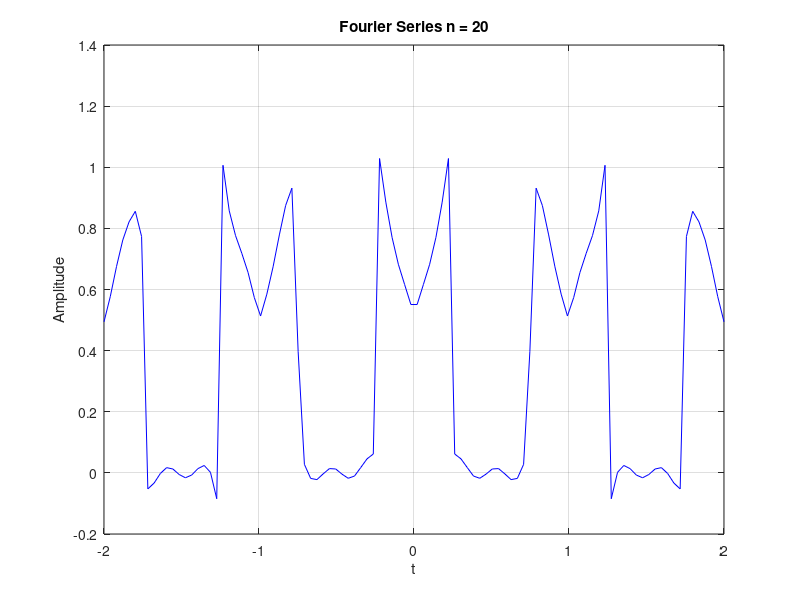

The MATLAB script that drew this image:
% Lane Levine, Derrick Rasser, Wesley Schumacher
% System Dynamics
% Homework 12

clear;
clc;

A = 1;
t = linspace(-2,2,100);
T = 1;
w0 = (2*pi) / T;

a0 = (6*A) / 8;
bn = 0;
% an = ((2*A) / ((n*pi)^2)) * (cos(n*pi) - 1);
a = 0;
for n = 1:20
    
    a = a + (((2*A / (n*pi)) * (sin(n*pi/2) + ((1 / (n*pi)) * (cos(n*pi/2) - 1)))) * cos(n * w0 * t));
    
end

ft = (a0 / 2) + a + bn;

figure(1)
plot(t,ft,'b')
xlabel('t')
ylabel('Amplitude')
title('Fourier Series n = 20')
grid on
